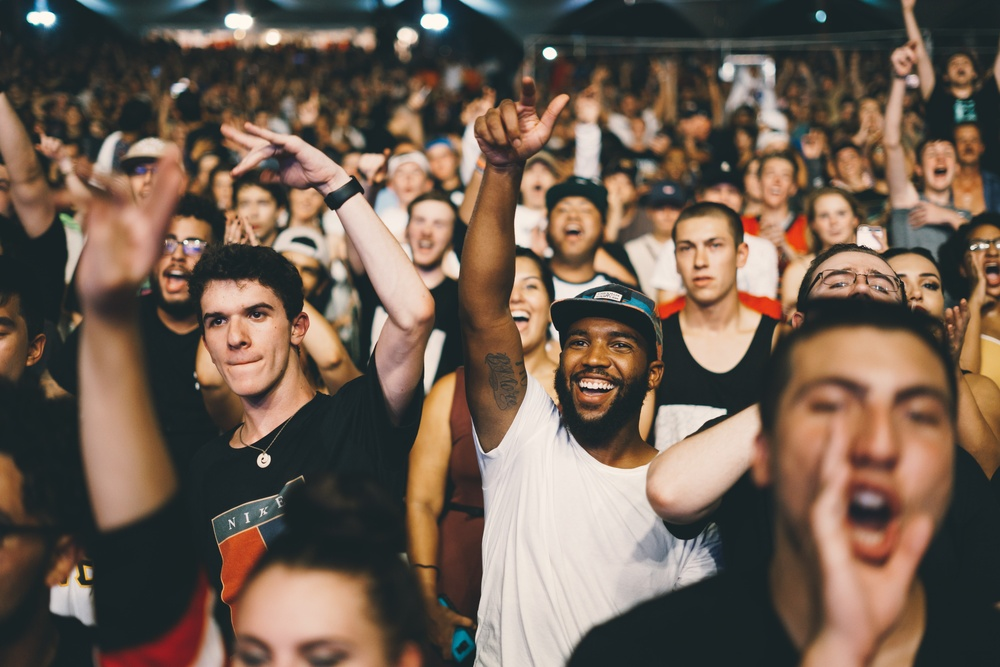
#> input picture 2.jpg, 1000 x 667 px, shrunk from 6000 x 4000 before the run
$ python -i app.py   (imports and definitions only)
#> lines starting #> are read from the running program, lines starting #| are printed output that depends on the picture; after the words box and inside, x2 and y2 are one past the last pixel; in counts of white or black regions, pixels touching at a corner belong together
#> further down, picture is the input picture: PIL image 1000x667 RGB; mean R, G, B 111.9, 94.1, 81
# Core Pkgs
import streamlit as st
import cv2
from PIL import Image,ImageEnhance
import numpy as np
import os

# [4 lines left out: function load_image, not called in this run]


face_cascade = cv2.CascadeClassifier('frecog/haarcascade_frontalface_default.xml')
eye_cascade = cv2.CascadeClassifier('frecog/haarcascade_eye.xml')


# [20 lines left out: functions detect_faces, detect_eyes, not called in this run]


def cartonize_image(our_image):
	new_img = np.array(our_image.convert('RGB'))
	img = cv2.cvtColor(new_img,1)
	gray = cv2.cvtColor(new_img, cv2.COLOR_BGR2GRAY)
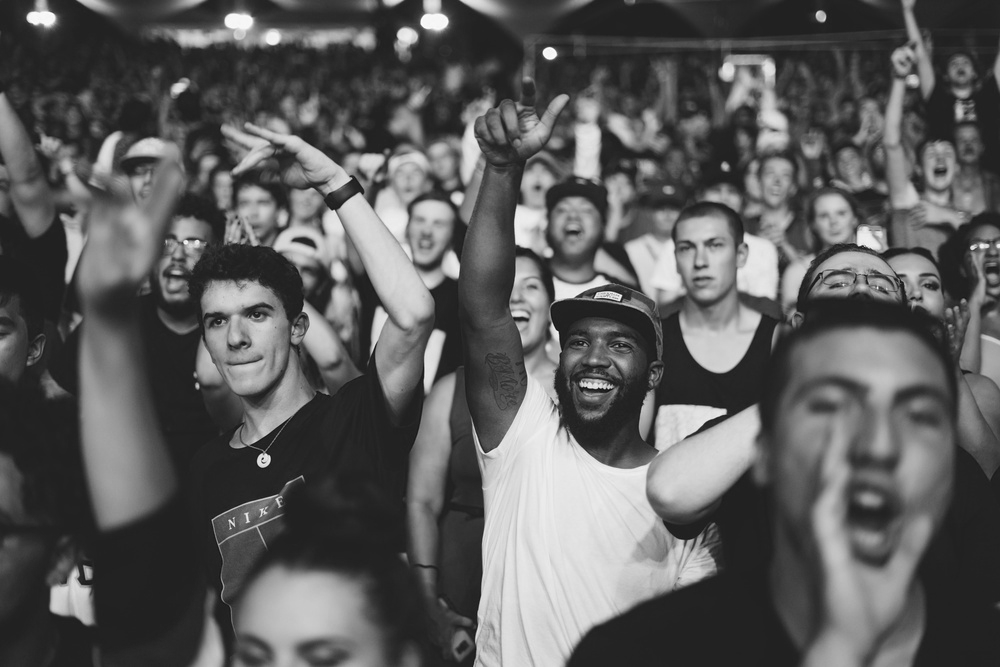
#> gray: shape (667, 1000); min 12, max 254, mean 92.1
	# Edges
	gray = cv2.medianBlur(gray, 5)
	edges = cv2.adaptiveThreshold(gray, 255, cv2.ADAPTIVE_THRESH_MEAN_C, cv2.THRESH_BINARY, 9, 9)
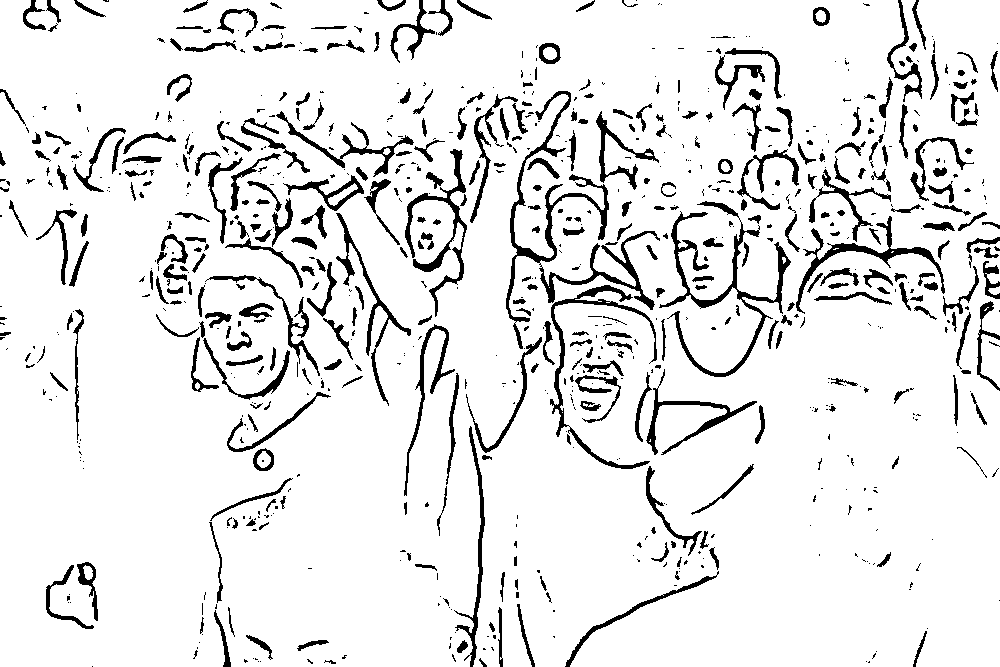
#> edges: shape (667, 1000); 90.6% white; 836 black regions (475 under 20 px), largest, box (x1, y1, x2, y2) and area: (506, 91, 660, 349) 3944, (659, 201, 791, 377) 2970, (550, 285, 657, 469) 1791
	#Color
	color = cv2.bilateralFilter(img, 9, 300, 300)
	#Cartoon
	cartoon = cv2.bitwise_and(color, color, mask=edges)
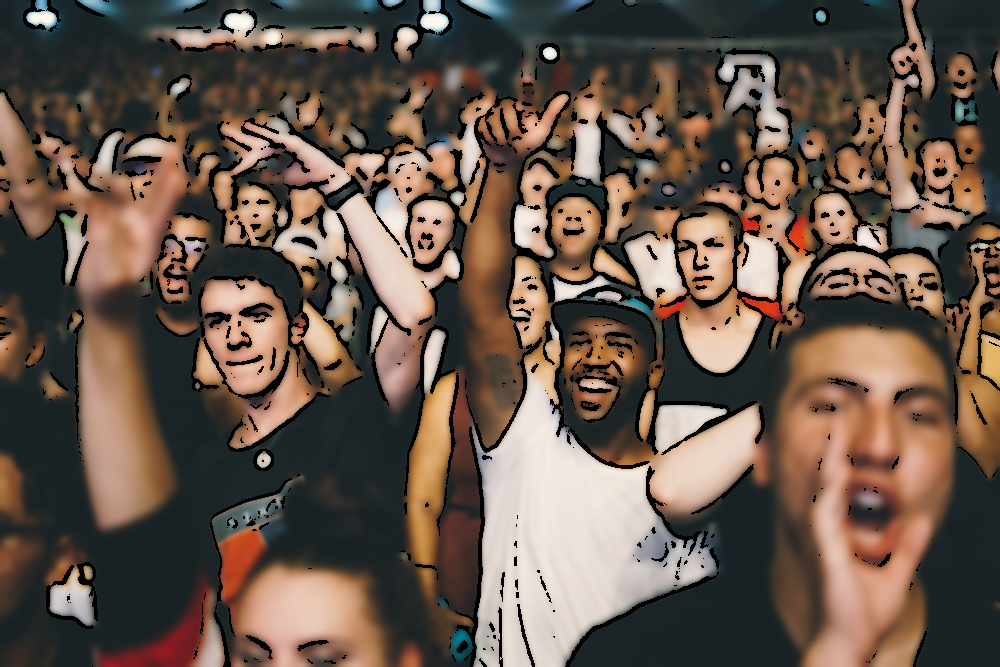
#> cartoon: shape (667, 1000, 3); mean R, G, B 102.9, 86.6, 74.8

	return cartoon


# [95 lines left out: functions cannize_image, main, not called in this run]


# [2 lines not run here, left out]

>>> from PIL import Image
>>> picture = Image.open('2.jpg')
>>> result = cartonize_image(picture)
